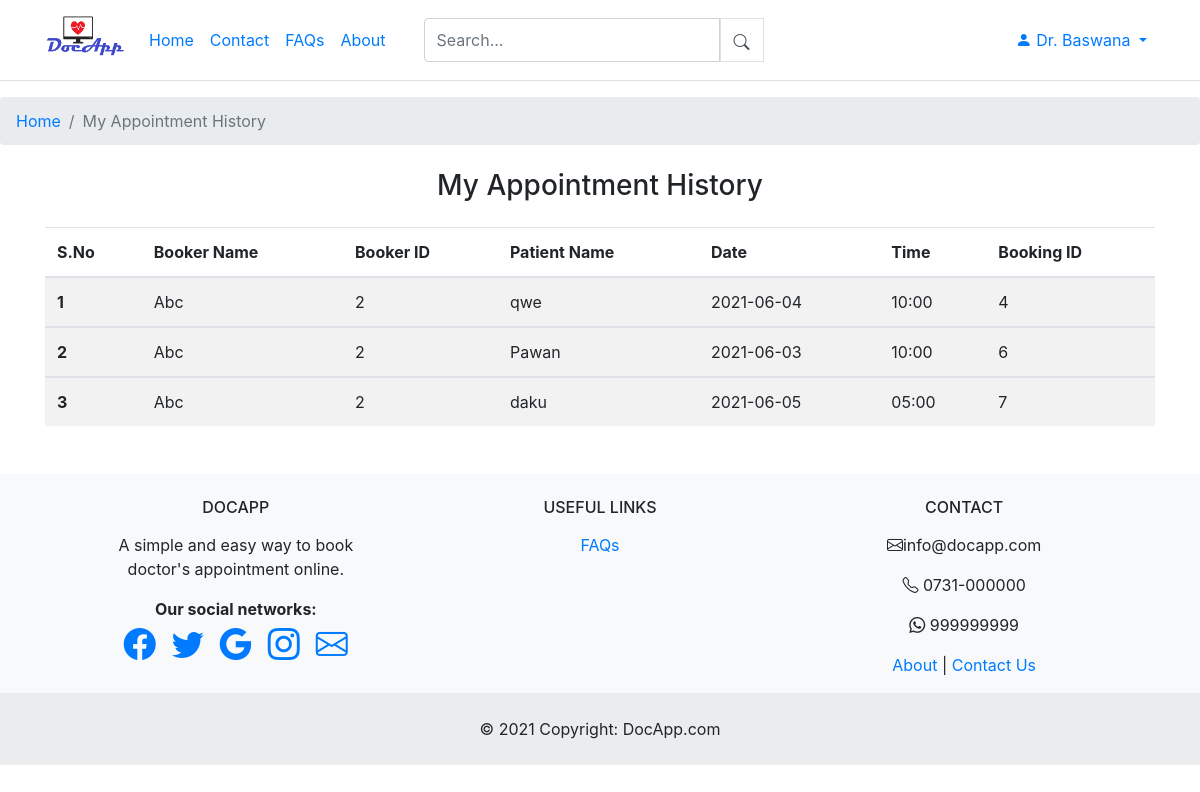
Screenshot of /appointmentHistory.php (signed in) with the database file from the repository.
### tables this page shows
CREATE TABLE `booking_request` (
  `b_id` int(11) NOT NULL,
  `d_id` int(11) NOT NULL,
  `d_first_name` varchar(255) NOT NULL,
  `d_last_name` varchar(255) NOT NULL,
  `cu_id` int(11) NOT NULL,
  `cu_first_name` varchar(255) NOT NULL,
  `cu_last_name` varchar(255) NOT NULL,
  `p_name` varchar(255) NOT NULL,
  `b_date` date NOT NULL,
  `b_time` varchar(10) NOT NULL
);

CREATE TABLE `footer_contact_info` (
  `contact_id` int(11) NOT NULL,
  `email` varchar(255) NOT NULL,
  `local_no` varchar(11) NOT NULL,
  `mobile_no` int(11) NOT NULL,
  `whatsapp_no` int(11) NOT NULL,
  `facebook` varchar(255) NOT NULL,
  `twitter` varchar(255) NOT NULL,
  `google` varchar(255) NOT NULL,
  `insta` varchar(255) NOT NULL
);

### appointmentHistory.php (the view, shortened to what this page needs)
<!DOCTYPE html>
<html lang="en">
<head>
</head>
<body>
<header>
    <?php include('navbar.php');?>
</header>
    <nav aria-label="breadcrumb">
    <ol class="breadcrumb">
    <?php
    if ($_SESSION)
    {
        if ($_SESSION['role'] == 'admin')
            echo '<li class="breadcrumb-item"><a href="admin_session.php">Home</a></li>';
        elseif ($_SESSION['role'] == 'doctor')
          echo '<li class="breadcrumb-item"><a href="doctor_session.php">Home</a></li>';
        elseif ($_SESSION['role'] == 'patient')
          echo '<li class="breadcrumb-item"><a href="user_session.php">Home</a></li>';
    }
    else
    {
        echo '<li class="breadcrumb-item"><a href="index.php">Home</a></li>';
    }
    ?>
        <li class="breadcrumb-item active" aria-current="page">My Appointment History</li>
    </ol>
  </nav>
<?php
    include('dbconn.php');
    $doc_id = $_SESSION['id'];
    $sql = " SELECT * FROM booking_request WHERE d_id = '$doc_id' ";
	$result = mysqli_query($connect,$sql);
	$count = mysqli_num_rows($result);
?>
  <?php
  if($count>=1){
?>
<div class="container text-center">
    <div class="d-grid gap-2 col-6 mx-auto my-4">
        <h3>My Appointment History</h3>
    </div>
</div>
<div class="container">
  <table class="table table-hover table-striped">
  <thead>
  <tr>
      <th scope="col">S.No</th>
      <th scope="col">Booker Name</th>
      <th scope="col">Booker ID</th>
      <th scope="col">Patient Name</th>
      <th scope="col">Date</th>
      <th scope="col">Time</th>
      <th scope="col">Booking ID</th>
    </tr>
  </thead>
  <?php
  $c=1;
  while($row=mysqli_fetch_array($result)){ ?>
  <tbody>
  <tr>
      <th scope="row"><?php echo $c ; ?></th>
      <td><?php echo $row['cu_first_name'] ; ?></td>
      <td><?php echo $row['cu_id'] ; ?></td>
      <td><?php echo $row['p_name'] ; ?></td>
      <td><?php echo $row['b_date'] ; ?></td>
      <td><?php echo $row['b_time'] ; ?></td>
      <td><?php echo $row['b_id'] ; ?></td>
    </tr>
    </tbody>
    <?php $c=$c + 1; }
     ?>
</table>
<?php
}
?>
</div>
  <footer>
    <?php include('footer.php');?>
</footer>
</body>
</html>

### footer.php (shortened to what this page needs)
<?php
include"dbconn.php";
$sql="SELECT * FROM footer_contact_info WHERE contact_id='1'";
$sql_run=mysqli_query($connect,$sql);
$num_row=mysqli_num_rows($sql_run);
if($num_row == 1)
    {
        $result = mysqli_fetch_array($sql_run,MYSQLI_ASSOC);
        $email = $result['email'];
        $local_no = $result['local_no'];
        $whatsapp_no = $result['whatsapp_no'];
        $facebook = $result['facebook'];
        $twitter = $result['twitter'];
        $google = $result['google'];
        $insta= $result['insta'];
}
?>
<link rel="stylesheet" href="https://maxcdn.bootstrapcdn.com/bootstrap/4.0.0/css/bootstrap.min.css"
>
<link rel="stylesheet" href="https://cdn.jsdelivr.net/npm/bootstrap-icons@1.5.0/font/bootstrap-icons.css">
<footer class="text-center text-lg-start bg-light">
  <section class="">
    <div class="container text-center text-md-start mt-5">
      <div class="row mt-3">
        <div class="col-md-3 col-lg-4 col-xl-3 mx-auto mb-4 mt-4">
          <h6 class="text-uppercase fw-bold mb-3">
            <i class="fas fa-gem me-3"></i>DocApp
          </h6>
          <p>
            A simple and easy way to book doctor's appointment online.
          </p>
        <div class="fw-bold ">
      <span><b>Our social networks:</b></span>
    </div>
    <div class="d-flex justify-content-center">
      <a href="#<?php echo $facebook; ?>" class="me-4 text-reset">
        <i class="bi bi-facebook px-2 "  aria-label="Facebook" style="font-size: 2rem;"></i>
      </a>
      <a href="#<?php echo $twitter; ?>" class="me-4 text-reset">
        <i class="bi bi-twitter px-2" aria-label="Twitter" style="font-size: 2rem;"></i>
      </a>
      <a href="#<?php echo $google; ?>" class="me-4 text-reset">
        <i class="bi bi-google px-2" aria-label="Google" style="font-size: 2rem;"></i>
      </a>
      <a href="#<?php echo $insta; ?>" class="me-4 text-reset">
        <i class="bi bi-instagram px-2" aria-label="Instagram" style="font-size: 2rem;"></i>
      </a>
      <a href="mailto:" class="me-4 text-reset">
        <i class="bi bi-envelope px-2" aria-label="Mail" style="font-size: 2rem;"></i>
      </a>
    </div>
        </div>
        <div class="col-md-3 col-lg-2 col-xl-2 mx-auto mb-4 mt-4">
          <h6 class="text-uppercase fw-bold mb-3">
            Useful links
          </h6>
          <p>
            <a href="faq.php" class="text-reset">FAQs</a>
          </p>
        </div>
        <div class="col-md-4 col-lg-3 col-xl-3 mx-auto mb-md-0 mb-4 mt-4">
          <h6 class="text-uppercase fw-bold mb-3">
            Contact
          </h6>
          <p><i class="bi bi-envelope"></i></i><?php echo $email; ?></p>
          <p><i class="bi bi-telephone"></i></i> <?php echo $local_no; ?></p>
          <p><i class="bi bi-whatsapp"></i> <?php echo $whatsapp_no; ?></p><p>
            <a href="about.php" class="text-reset">About </a> | <a href="contact.php" class="text-reset">Contact Us</a>
          </p>
        </div>
      </div>
    </div>
  </section>
 <div class="text-center p-4" style="background-color: rgba(0, 0, 0, 0.05);">
    © 2021 Copyright:
    <a class="text-reset fw-bold">DocApp.com</a>
  </div>
</footer>

### rows the page displays
booking_request: cu_first_name "Abc", cu "2", p_name "qwe", b_date "2021-06-04", b_time "10:00", b_id "4"
booking_request: cu_first_name "Abc", cu "2", p_name "Pawan", b_date "2021-06-03", b_time "10:00", b_id "6"
booking_request: cu_first_name "Abc", cu "2", p_name "daku", b_date "2021-06-05", b_time "05:00", b_id "7"
footer_contact_info: email "info@docapp.com", local_no "0731-000000", whatsapp_no "999999999"

### other values shown
$_SESSION['name'] "Baswana"
